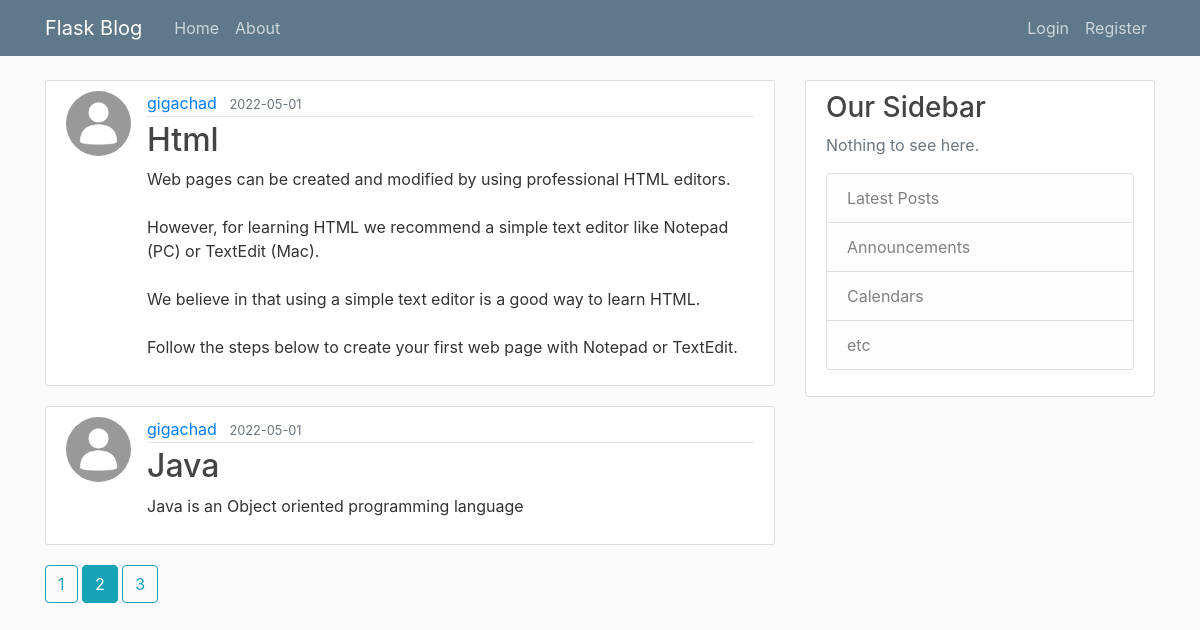
The page /home?page=2 on the database its author committed.
### flaskblog/models.py (models this page shows, shortened)
class Post(db.Model):
    id = db.Column(db.Integer, primary_key=True)
    title = db.Column(db.String(100), nullable=False)
    date_posted = db.Column(db.DateTime, nullable=False, default=datetime.utcnow)
    content = db.Column(db.Text, nullable=False)
    user_id = db.Column(db.Integer, db.ForeignKey('user.id'), nullable=False)

class User(db.Model, UserMixin):
    id = db.Column(db.Integer, primary_key=True)
    username = db.Column(db.String(20), unique=True, nullable=False)
    email = db.Column(db.String(120), unique=True, nullable=False)
    image_file = db.Column(db.String(20), nullable=False, default='default.jpg')
    password = db.Column(db.String(60), nullable=False)
    posts = db.relationship('Post', backref='author', lazy=True)

### flaskblog/routes.py (the view)
@app.route("/")
@app.route("/home")
def home():
    page = request.args.get('page', 1, type=int)
    posts = Post.query.order_by(Post.date_posted.desc()).paginate(page=page, per_page=2)
    return render_template('home.html', posts=posts)

### flaskblog/templates/home.html
{% extends "layout.html" %}
{% block content %}
    {% for post in posts.items %}
        <article class="media content-section">
        <img src="{{ url_for('static', filename='profile_pics/' + post.author.image_file) }}" alt="" class="rounded-circle article-img">
        <div class="media-body">
            <div class="article-metadata">
            <a class="mr-2" href="{{ url_for('user_posts', username=post.author.username) }}">{{ post.author.username }}</a>
            <small class="text-muted">{{ post.date_posted.strftime('%Y-%m-%d') }}</small>
            </div>
            <h2><a class="article-title" href="{{ url_for('post', post_id=post.id) }}">{{ post.title }}</a></h2>
            <p class="article-content">{{ post.content }}</p>
        </div>
        </article>
    {% endfor %}
    {% for page_num in posts.iter_pages(left_edge=1, right_edge=1, left_current=1, right_current=2) %}
        {% if page_num %}
            {% if posts.page == page_num %}
                <a class="btn btn-info mb-4" href="{{ url_for('home', page=page_num) }}">{{ page_num }}</a>
            {% else %}
                <a class="btn btn-outline-info mb-4" href="{{ url_for('home', page=page_num) }}">{{ page_num }}</a>
            {% endif %}
        {% else %}
            ...
        {% endif %}
    {% endfor %}
{% endblock content %}

### flaskblog/static/main.css (style rules this page uses)
body { background: #fafafa; color: #333333; margin-top: 5rem; }
h1, h2, h3, h4, h5, h6 { color: #444444; }
.content-section { background: #ffffff; padding: 10px 20px; border: 1px solid #dddddd; border-radius: 3px; margin-bottom: 20px; }
.article-title { color: #444444; }
.article-content { white-space: pre-line; }
.article-img { height: 65px; width: 65px; margin-right: 16px; }
.article-metadata { padding-bottom: 1px; margin-bottom: 4px; border-bottom: 1px solid #e3e3e3 }

### rows shown on the page
Post: image_file (placeholder picture), author.username "gigachad", date_posted "2022-05-01", title "Html", content "Web pages can be created and modified by using professional HTML editors. However, for learning HTML we recommend a simple text editor like Notepad (PC) or TextEdit (Mac). We believe in that using a simple text editor is a good way to learn HTML. Follow the steps below to create your first web page with Notepad or TextEdit."
Post: image_file (placeholder picture), author.username "gigachad", date_posted "2022-05-01", title "Java", content "Java is an Object oriented programming language"

### other values the page prints
{{ page_num }} "1" "3"
{{ page_num }} "2"
